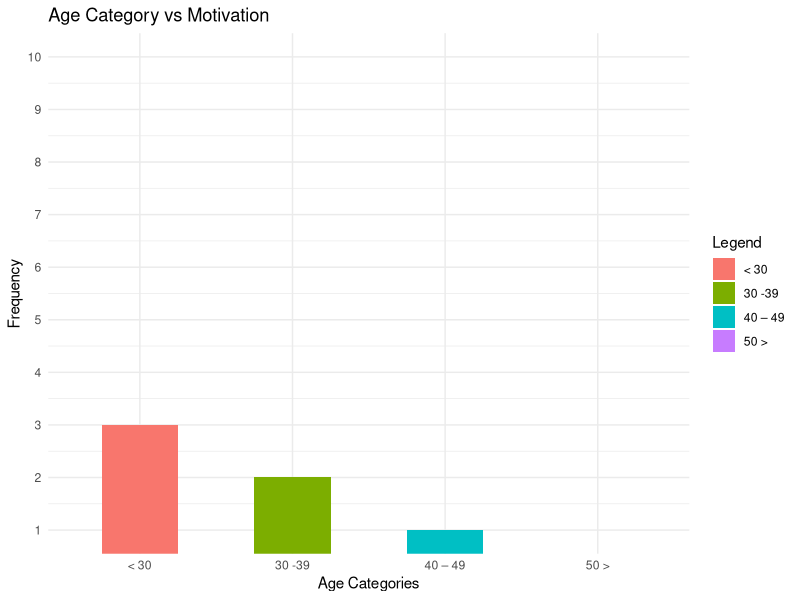

Recreate this plot in R.
library(readxl)
library(ggplot2)

age_group<-as.data.frame(read_excel("Demographic_and_BI_adoption.xlsx", sheet = "Demography_information", range = "C2:C13",col_names = FALSE,col_types = "text"))

bi_doption<-as.data.frame(read_excel("Demographic_and_BI_adoption.xlsx", sheet = "Business_intelligence_adoption", range = "F2:F13",col_names = FALSE,col_types = "text"))

occurance<-table(age_group[,1],bi_doption[,1])

q<-as.data.frame.matrix(occurance)
age_row_names <-as.data.frame(row.names.data.frame(q))
nFrame<-data.frame(
  age = age_row_names,
  no = q[,1],
  yes = q[,2]
)
colnames(nFrame)<-c("age","no","yes")

tiff("motivation_vs_age_barChat.tiff", units="in", width=5, height=5, res=300)
ggplot(nFrame, aes(x=age,y = yes,fill=age)) + 
  geom_col(width = 0.5)+
  scale_y_continuous(breaks = seq(1,10,by=1))+
  coord_cartesian(ylim = c(1,10))+
  labs(
    title = "Age Category vs Motivation",
    x="Age Categories",
    y="Frequency",
    fill ="Legend"
  )+theme_minimal()
dev.off()
